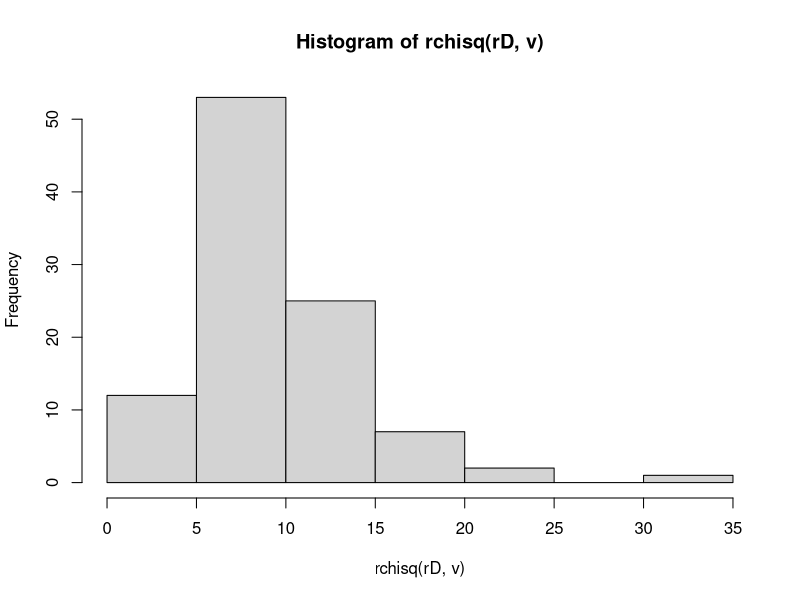

This figure's R source:
x = 2
v = 10
rD = 100

#4a
dchisq(x, v)

#4b
hist(rchisq(rD, v))

#4c
mean = v
mean

varian = x * v
varian